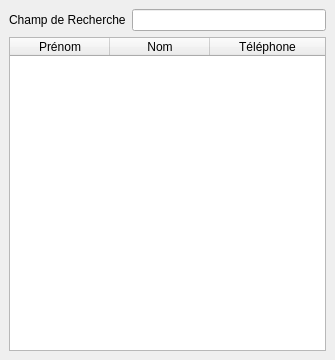
<?xml version="1.0" encoding="UTF-8"?>
<ui version="4.0">
 <class>winStaff</class>
 <widget class="QMainWindow" name="winStaff">
  <property name="geometry">
   <rect>
    <x>0</x>
    <y>0</y>
    <width>335</width>
    <height>360</height>
   </rect>
  </property>
  <property name="minimumSize">
   <size>
    <width>335</width>
    <height>360</height>
   </size>
  </property>
  <property name="windowTitle">
   <string>Staff</string>
  </property>
  <widget class="QWidget" name="centralwidget">
   <layout class="QVBoxLayout" name="verticalLayout">
    <item>
     <layout class="QHBoxLayout" name="horizontalLayout">
      <item>
       <widget class="QLabel" name="label">
        <property name="text">
         <string>Champ de Recherche</string>
        </property>
       </widget>
      </item>
      <item>
       <widget class="QLineEdit" name="lblSearchBox"/>
      </item>
     </layout>
    </item>
    <item>
     <widget class="QTableWidget" name="tableStaff">
      <property name="lineWidth">
       <number>1</number>
      </property>
      <property name="columnCount">
       <number>3</number>
      </property>
      <attribute name="horizontalHeaderStretchLastSection">
       <bool>true</bool>
      </attribute>
      <column>
       <property name="text">
        <string>Prénom</string>
       </property>
      </column>
      <column>
       <property name="text">
        <string>Nom</string>
       </property>
      </column>
      <column>
       <property name="text">
        <string>Téléphone</string>
       </property>
      </column>
     </widget>
    </item>
   </layout>
  </widget>
 </widget>
 <resources/>
 <connections/>
</ui>
